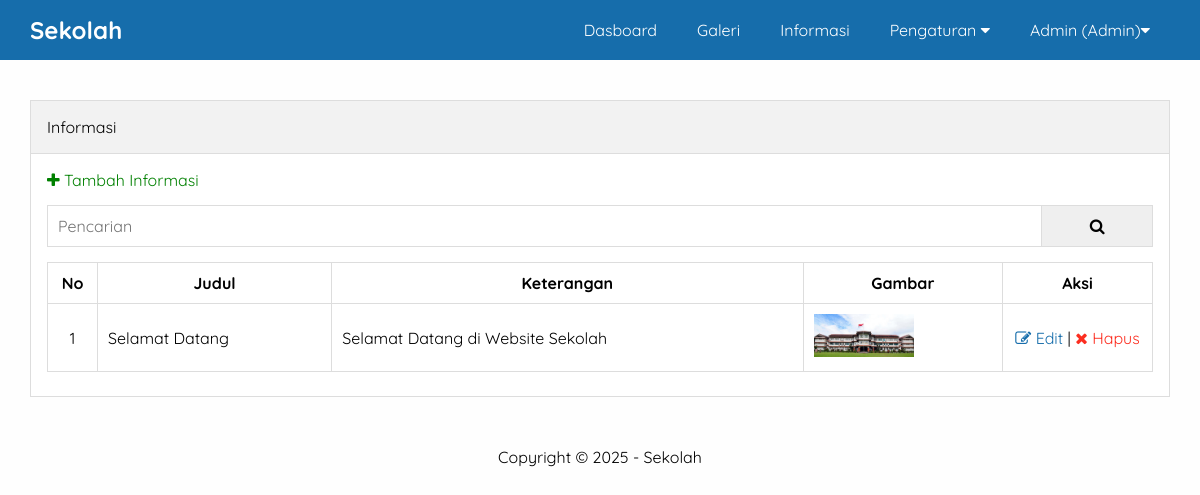
Page /admin/informasi.php (signed in) on the committed database.
### tables this page shows
CREATE TABLE `pengaturan` (
  `id` int(11) NOT NULL AUTO_INCREMENT,
  `nama` varchar(50) NOT NULL,
  `email` varchar(50) NOT NULL,
  `telepon` varchar(20) NOT NULL,
  `alamat` text NOT NULL,
  `logo` varchar(50) NOT NULL,
  `favicon` varchar(50) NOT NULL,
  `tentang` text NOT NULL,
  `foto_sekolah` varchar(50) NOT NULL,
  `google_maps` text NOT NULL,
  `nama_kepsek` varchar(50) NOT NULL,
  `foto_kepsek` varchar(50) NOT NULL,
  `sambutan_kepsek` text NOT NULL,
  `created_at` timestamp NOT NULL DEFAULT current_timestamp(),
  `updated_at` datetime DEFAULT NULL,
  PRIMARY KEY (`id`)
);

CREATE TABLE `informasi` (
  `id` int(11) NOT NULL AUTO_INCREMENT,
  `judul` varchar(100) NOT NULL,
  `keterangan` text NOT NULL,
  `gambar` varchar(50) NOT NULL,
  `created_at` timestamp NOT NULL DEFAULT current_timestamp(),
  `updated_at` datetime DEFAULT NULL,
  `created_by` int(11) NOT NULL,
  PRIMARY KEY (`id`),
  KEY `created_by` (`created_by`)
);

### admin/informasi.php (the view, shortened to what this page needs)
<?php include 'header.php' ?>
        <div class="content">
            <div class="container">
                <div class="box">
                    <div class="box-header">
                        Informasi
                    </div>
                    <div class="box-body">
                        <a href="tambah-informasi.php" class="text-green"><i class="fa fa-plus"></i> Tambah Informasi</a>
                        <form action="">
                            <div class="input-group">
                                <input type="text" name="key" placeholder="Pencarian">
                                <button type="submit"><i class="fa fa-search"></i></button>
                            </div>
                        </form>
                        <table class="table">
                            <thead>
                                <tr>
                                    <th>No</th>
                                    <th>Judul</th>
                                    <th>Keterangan</th>
                                    <th>Gambar</th>
                                    <th>Aksi</th>
                                </tr>
                            </thead>
                            <tbody>
                                <?php
                                    $no = 1;
                                    $where = " WHERE 1=1 ";
                                    $informasi = mysqli_query($conn, "SELECT * FROM informasi $where ORDER BY id DESC");
                                    if(mysqli_num_rows($informasi) > 0){
                                        while($i = mysqli_fetch_array($informasi)){
                                ?>
                                <tr>
                                    <td><?= $no++ ?></td>
                                    <td><?= $i['judul'] ?></td>
                                    <td><?= substr($i['keterangan'], 0, 100) ?></td>
                                    <td><img src="../uploads/informasi/<?= $i['gambar'] ?>" width="100px" alt=""></td>
                                    <td>
                                        <a href="edit-informasi.php?id=<?= $i['id'] ?>" title="Edit data" class="text-blue"><i class="fa fa-edit"></i> Edit</a> |
                                        <a href="hapus.php?idinformasi=<?= $i['id'] ?>" onclick="return confirm('Yakin ingin hapus?')" title="Hapus data" class="text-red"><i class="fa fa-times"></i> Hapus</a>
                                    </td>
                                </tr>
                                <?php }}else{ ?>
                                    <tr>
                                        <td colspan="5">Data tidak ada</td>
                                    </tr>
                                <?php } ?>
                            </tbody>
                        </table>
                    </div>
                </div>
            </div>
        </div>
<?php include 'footer.php' ?>

### admin/header.php (shortened to what this page needs)
<?php
    include '../koneksi.php';
    $identitas = mysqli_query($conn, "SELECT * FROM pengaturan ORDER BY id DESC LIMIT 1");
    $d = mysqli_fetch_object($identitas);
?>
<!DOCTYPE html>
<html>
    <head>
        <link rel="stylesheet" type="text/css" href="../assets/css/style.css">
        <link rel="stylesheet" href="https://cdnjs.cloudflare.com/ajax/libs/font-awesome/4.7.0/css/font-awesome.css" />
    </head>
    <body class="bg-light">
        <div class="navbar">
            <div class="container">
                <h2 class="nav-brand float-left"><a href="index.php"><?= $d->nama ?></a></h2>
                 <ul class="nav-menu">
                    <li><a href="index.php">Dasboard</a></li>
                    <?php if($_SESSION['ulevel'] == 'Super Admin'){ ?>
                        <li><a href="pengguna.php">Pengguna</a></li>
                    <?php } elseif($_SESSION['ulevel'] == 'Admin'){ ?>
                        <li><a href="galeri.php">Galeri</a></li>
                        <li><a href="informasi.php">Informasi</a></li>
                        <li>
                            <a href="#">Pengaturan <i class="fa fa-caret-down"></i></a>
                        </li>
                   <?php } ?>
                    <li>
                        <a href="#"><?= $_SESSION['uname'] ?> (<?= $_SESSION['ulevel'] ?>)<i class="fa fa-caret-down"></i></a>
                    </li>
                 </ul>
            </div>
        </div>

### admin/footer.php (shortened to what this page needs)
        <div class="footer">
            <div class="container text-center">
                Copyright &copy; 2025 - <?= $d->nama ?>
            </div>
        </div>
    </body>
</html>

### assets/css/style.css (style rules this page uses)
* { margin: 0; padding: 0; font-family: 'Quicksand', sans-serif; box-sizing: border-box; }
a { text-decoration: none; }
.float-left { float: left; }
.container { width: 1140px; margin: 0 auto; }
.container::after { content: ""; display: block; clear: both; }
.bg-light { background-color: #fefefe; }
.box { border: 1px solid #dddddd; background-color: white; }
.box-header { padding: 16px; border-bottom: 1px solid #dddddd; background-color: #f2f2f2; }
.box-body { padding: 16px; }
form { margin: 15px 0px; }
.text-center { text-align: center !important; }
.navbar { height: 60px; width: 100%; background-color: #166dab; position: fixed; top: 0; z-index: 1000; }
.navbar a { color: white; }
.nav-brand { display: inline-block; padding: 15px 0px; margin-right: 16px; }
.nav-menu { display: flex; list-style: none; float: right; }
.nav-menu li a { padding: 20px; display: inline-block; }
.content { padding: 100px 0 30px 0; }
.footer { padding: 20px 0; }
.table { width: 100%; border-collapse: collapse; margin: 8px 0; }
.table th, .table td { border: 1px solid #dddddd; padding: 10px; }
.table td:first-child { width: 50px; text-align: center; }
.table td:last-child { width: 150px; text-align: center; }
.text-red { color: #FC2E20; }
.text-blue { color: #166dab; }
.text-green { color: green; }
.input-group:after { content: ""; clear: both; display: block; }
.input-group input[type="text"] { width: 90%; padding: 10px; font-size: 16px; float: left; border: 1px solid #dddddd; }
.input-group button { width: 10%; padding: 10px; font-size: 16px; float: left; border: 1px solid #dddddd; border-left: none; }

### rows in the picture
pengaturan: nama "Sekolah"
informasi: judul "Selamat Datang", keterangan "Selamat Datang di Website Sekolah", gambar (picture)

### other values in the picture
$_SESSION['uname'] "Admin"
$_SESSION['ulevel'] "Admin"
